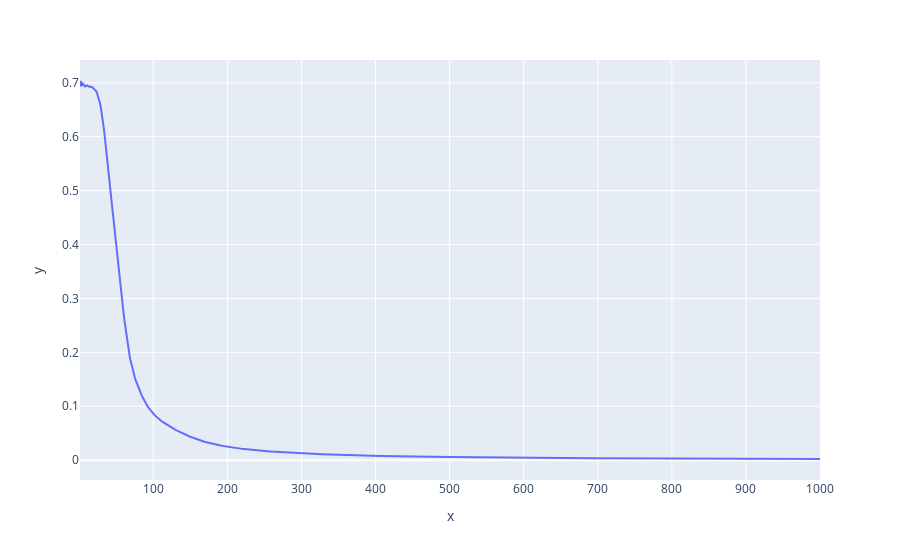

Source (notebook cell):
### Markdown cell above
## Plot Loss Function

### Code cell
px.line(x=range(1, epochs+1), y=losses)

### Figure 1 — Plotly figure (JSON) as saved in the notebook; plotly's stock layout.template omitted (floating-point values rounded to 4 significant figures; data arrays with more than 128 entries replaced by an {"elided": "..."} marker saying what was removed)
{"data": [{"hovertemplate": "x=%{x}<br>y=%{y}<extra></extra>", "legendgroup": "", "line": {"color": "#636efa", "dash": "solid"}, "mode": "lines", "name": "", "showlegend": false, "type": "scatter", "x": {"elided": "1000 int values"}, "xaxis": "x", "y": {"elided": "1000 float values"}, "yaxis": "y"}], "layout": {"autosize": true, "legend": {"tracegroupgap": 0}, "margin": {"t": 60}, "xaxis": {"anchor": "y", "autorange": true, "domain": [0, 1], "range": [1, 1000], "title": {"text": "x"}, "type": "linear"}, "yaxis": {"anchor": "x", "autorange": true, "domain": [0, 1], "range": [-0.03673, 0.7423], "title": {"text": "y"}, "type": "linear"}}}
